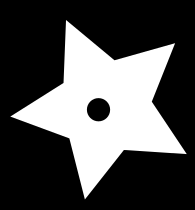
#> input picture python/10_features/database/C0.png, 195 x 210 px
$ python 2_num_of_holes_detection.py   (older library calls are emulated)
#> lines starting #> are read from the running program, lines starting #| are printed output that depends on the picture; after the words box and inside, x2 and y2 are one past the last pixel; in counts of white or black regions, pixels touching at a corner belong together
# -*- coding: utf-8 -*-
"""
Created on Sat Mar 17 21:40:08 2018

@author: rojo
"""
import numpy as np
import cv2

# C0, C1

filename = 'database/C0.png'
img_color = cv2.imread(filename)
#> img_color is the input picture: shape (210, 195, 3); min 0, max 255, mean 79.7
img = cv2.imread(filename, 0) # load any image
#> img: shape (210, 195); min 0, max 255, mean 79.7
ret,thresh = cv2.threshold(img, 127, 255, 0) # segmentation
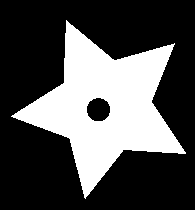
#> thresh: shape (210, 195); 31.3% white; 1 white region
im2,contours,hierarchy = cv2.findContours(thresh, cv2.RETR_CCOMP, 2) # find contours
#> contours = 2 contours; box (x1, y1, x2, y2) and area: (11, 20, 186, 199) 12939, (86, 97, 111, 122) 456

print("Num of holes: " + str(len(contours) - 1))
#| Num of holes: 1

cv2.imwrite("result.jpg", img_color)

$ run again, with python/10_features/database/Formas.png copied over python/10_features/database/C0.png
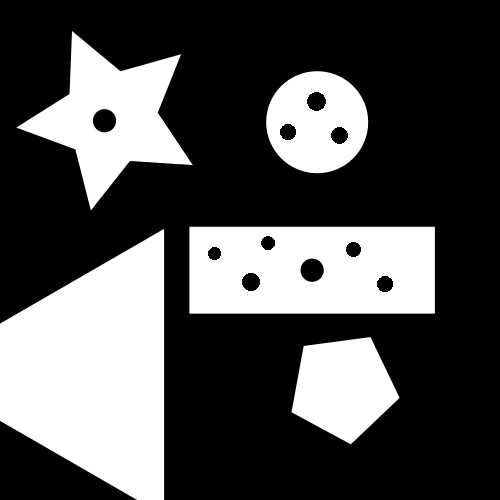
#> input picture python/10_features/database/Formas.png, 500 x 500 px
#> img_color is the input picture: shape (500, 500, 3); min 0, max 255, mean 80.9
#> `ret,thresh = cv2.threshold(img, 127, 255, 0)`:
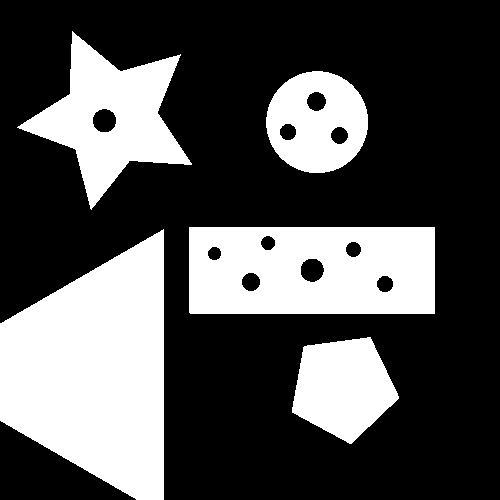
#> thresh: shape (500, 500); 31.8% white; 5 white regions
#> contours = 15 contours; largest, box (x1, y1, x2, y2) and area: (0, 229, 164, 500) 30920, (189, 227, 435, 314) 21070, (17, 31, 192, 210) 12939, (266, 71, 368, 173) 8024, (292, 337, 399, 444) 7666
#| Num of holes: 14
